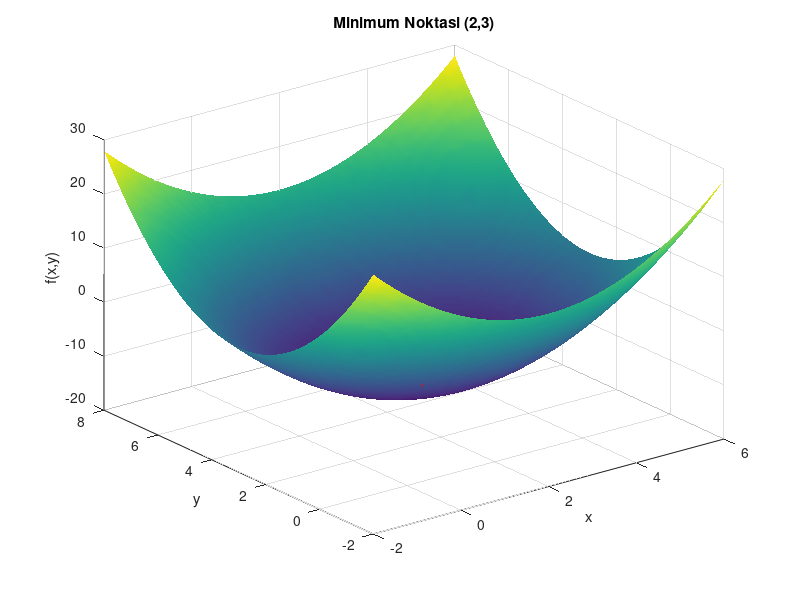
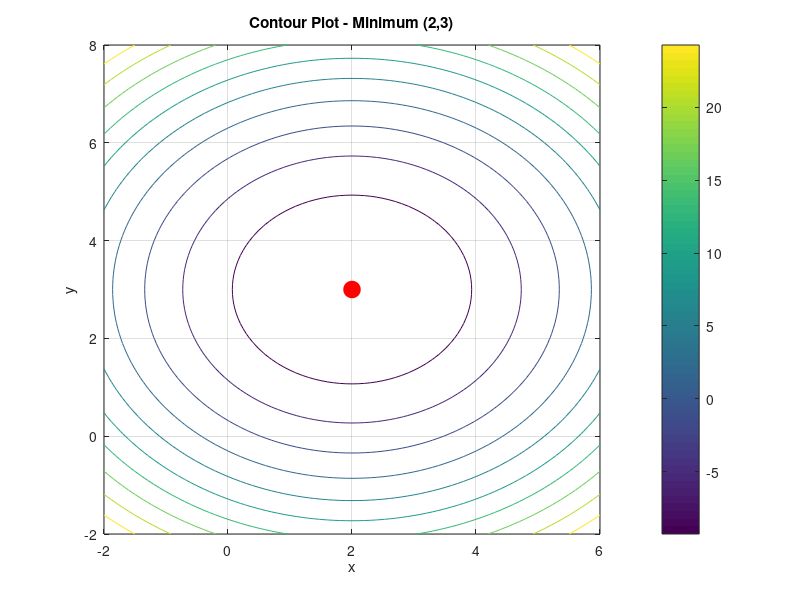

These charts were generated, in order, by the following MATLAB code:
clc; clear; close all;

% Grid
[x,y] = meshgrid(-2:0.1:6 , -2:0.1:8);

% Fonksiyon
Z = x.^2 + y.^2 - 4*x - 6*y;

% Analitik minimum
x_min = 2;
y_min = 3;
z_min = x_min^2 + y_min^2 - 4*x_min - 6*y_min;

% Surface plot
figure
surf(x,y,Z)
shading interp
hold on

% Minimum noktayı kırmızı göster
plot3(x_min,y_min,z_min,'ro','MarkerSize',12,'MarkerFaceColor','r')

title('Minimum Noktasi (2,3)')
xlabel('x')
ylabel('y')
zlabel('f(x,y)')
grid on

% Contour plot
figure
contour(x,y,Z)
colorbar
hold on

% Minimum noktayı işaretle
plot(x_min,y_min,'ro','MarkerSize',12,'MarkerFaceColor','r')

title('Contour Plot - Minimum (2,3)')
xlabel('x')
ylabel('y')
grid on